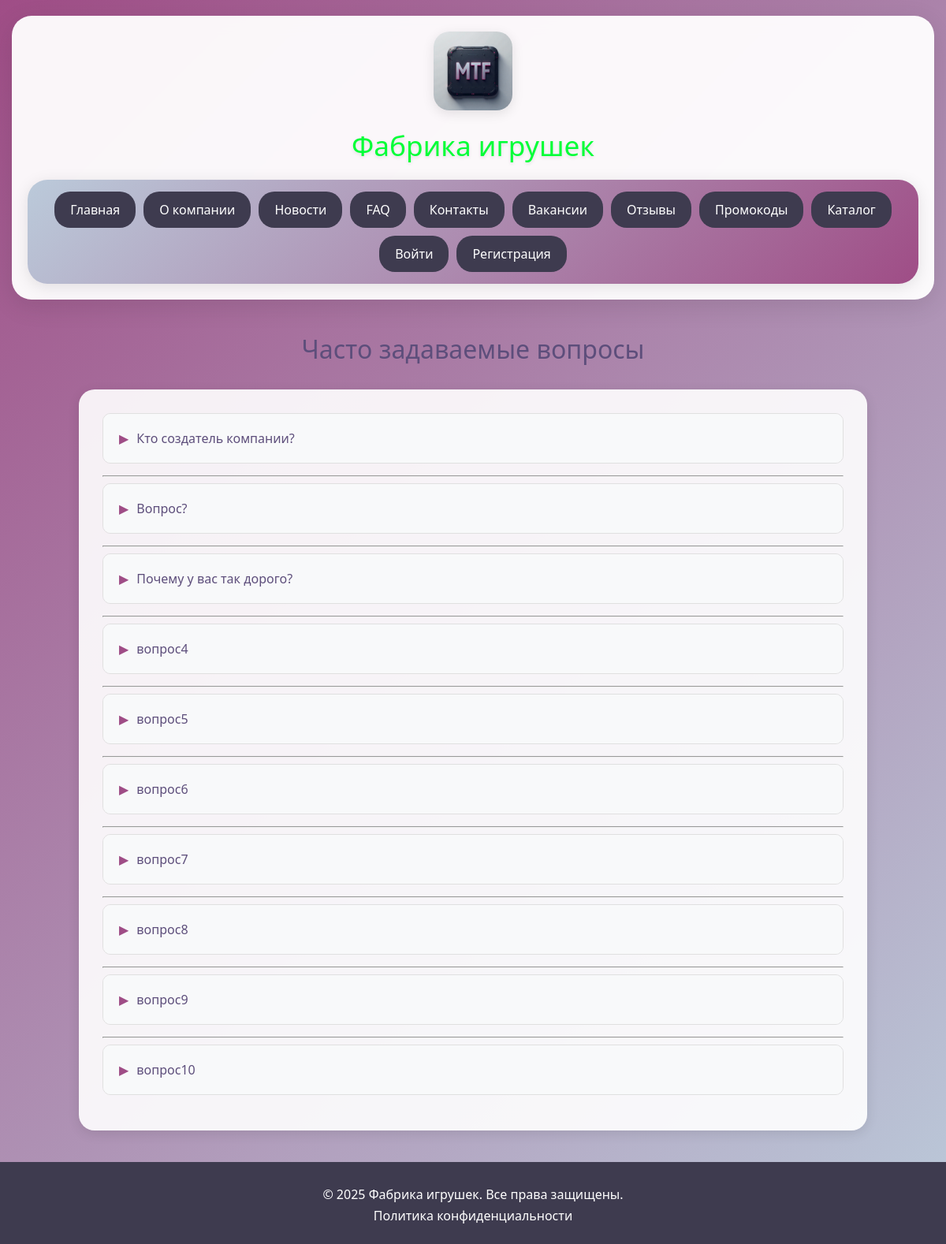
Screenshot of /faq/ with the database file from the repository.
### home/models.py (models this page shows, shortened)
class FAQ(models.Model):
    question = models.CharField(max_length=200)
    answer = models.TextField()
    added_date = models.DateField(auto_now_add=True)
    class Meta:
        verbose_name = "FAQ"
        verbose_name_plural = "FAQ"

### home/views.py (the view)
# urls.py: re_path(r"^faq/$", views.faq, name="faq"),
def faq(request):
    faqs = FAQ.objects.all()
    return render(
        request,
        "home/faq.html",
        {
            "faqs": faqs,
        },
    )

### templates/home/faq.html (shortened to what this page needs)
{% extends 'base.html' %}
{% block content %}
<link rel="stylesheet" href="/static/css/faq.css">
<div class="faq-page">
    <h1>Часто задаваемые вопросы</h1>
    <div class="faq-list">
        {% for faq in faqs %}
        <details>
            <summary>{{ faq.question }}</summary>
        </details>
        {% if not forloop.last %}
        <hr>
        {% endif %}
        {% endfor %}
    </div>
</div>
{% endblock %}

### static/css/base.css (style rules this page uses)
body { margin: 0; background: -webkit-linear-gradient(135deg, #bbcada 0%, #9f4d86 100%); min-height: 100vh; font-family: 'Segoe UI', Tahoma, Geneva, Verdana, sans-serif; }

### static/css/faq.css (style rules this page uses)
.faq-page { max-width: 1000px; margin: 0 auto; padding: 20px; }
.faq-page h1 { color: #5d4e7b; text-align: center; margin-bottom: 30px; font-weight: 300; }
.faq-list { background: rgba(255, 255, 255, 0.9); border-radius: 20px; padding: 30px; box-shadow: 0 4px 15px rgba(0, 0, 0, 0.1); }
details { margin-bottom: 15px; border: 1px solid #e0e0e0; border-radius: 10px; overflow: hidden; transition: all 0.3s ease; }
summary { padding: 20px; background: #f8f9fa; cursor: pointer; font-weight: 500; color: #5d4e7b; list-style: none; transition: background 0.3s ease; }
summary::before { content: "▶"; display: inline-block; margin-right: 10px; transition: transform 0.3s ease; color: #9f4d86; }

### rows the page displays
FAQ: question "Кто создатель компании?"
FAQ: question "Вопрос?"
FAQ: question "Почему у вас так дорого?"
FAQ: question "вопрос4"
FAQ: question "вопрос5"
FAQ: question "вопрос6"
FAQ: question "вопрос7"
FAQ: question "вопрос8"
FAQ: question "вопрос9"
FAQ: question "вопрос10"
